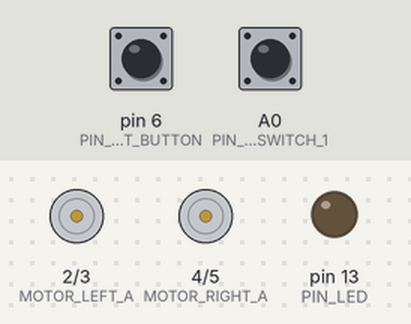
Bench run of a sketch on a simulated Arduino Uno, built with avr-gcc and run on an emulated ATmega328P. On the bench: motor-driver pin pairs drawn as motors (green arrow = first pin HIGH = forward, orange = second pin HIGH = backward, longer = more drive), output pins drawn as LEDs (lit = HIGH). The test bench sets the inputs (shaded band); at power-on: pin 6 (PIN_START_BUTTON) LOW, A0 (PIN_DIP_SWITCH_1) HIGH. What the sketch prints to the serial monitor is not drawn.

Above: at 1.2 s.
1.3 s: pin 6 (PIN_START_BUTTON) pulled HIGH for 0.15 s
At 1.37 s:
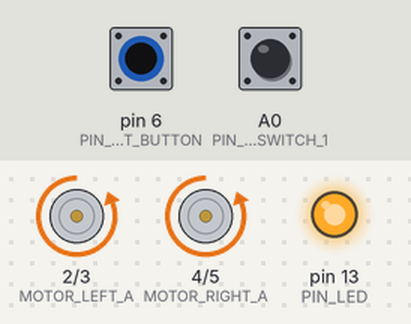
2.9 s: pin 6 (PIN_START_BUTTON) pulled HIGH for 3.2 s
At 6.8 s:
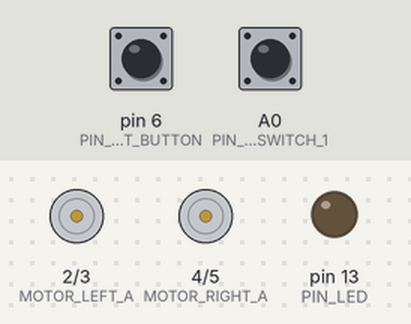
Timing chart, 0 to 8.3 s (numbered marks = the images above; inputs shaded):
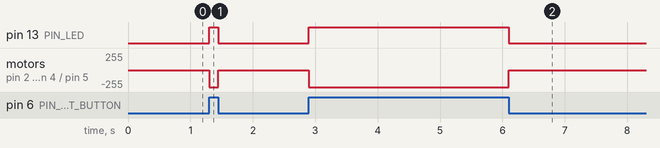

Measured:
- after the input at 1.3 s, pin 13 (PIN_LED): LOW → HIGH at once, → LOW 0.15 s later; motor on pin 2 (MOTOR_LEFT_A) / pin 3 (MOTOR_LEFT_B), motor on pin 4 (MOTOR_RIGHT_A) / pin 5 (MOTOR_RIGHT_B): stopped → backward 255/255 at once, → stopped 0.15 s later
- after the input at 2.9 s, pin 13 (PIN_LED): LOW → HIGH at once, → LOW 3.2 s later; motor on pin 2 (MOTOR_LEFT_A) / pin 3 (MOTOR_LEFT_B), motor on pin 4 (MOTOR_RIGHT_A) / pin 5 (MOTOR_RIGHT_B): stopped → backward 255/255 at once, → stopped 3.2 s later

The sketch:

sumo-mini.ino
```cpp
/**
 * @brief: Firmware developed for the Robot Sumo Auto named "Lauchita". It finds it's enemy using a PID controller.
 * @author : Lucas Cortes.
 * @date: 19/12/2019
 */


#define NONE 0
#define INFO 1
#define SERIAL INFO
#define DEBUG INFO

#define MOTOR_LEFT_A 2
#define MOTOR_LEFT_B 3

#define MOTOR_RIGHT_A 4
#define MOTOR_RIGHT_B 5


#define PIN_SENSOR_LEFT 7
#define PIN_SENSOR_FRONT 8
#define PIN_SENSOR_RIGHT 9


#define PIN_START_BUTTON 6
#define PIN_DIP_SWITCH_1 A0
#define PIN_DIP_SWITCH_2 A1

#define TIME_SURVIVE_1 120


/**
 * @brief : defines the maximum power given to the motors.
 */
#define POWER_MAX 255


/**
 * @brief : PID controller constants.
 */
#define KP 0.15 //0.064
#define KI 0.0008
#define KD 0.016

/**
 * @brief: Reference to follow with the PID controller.
 */
#define REF 2000


#define PIN_LED 13


double enemy_sensor_left = 0;
double enemy_sensor_front = 0;
double enemy_sensor_right = 0;

double actuation = 0;
double error_prev = 0;
double error = 0;
double error_int = 0;
double error_dev = 0;
double measure = 0;
double ref = REF;


int tactic = 0;


void setup(){

     pinMode(MOTOR_LEFT_A, OUTPUT);
     pinMode(MOTOR_LEFT_B, OUTPUT);
     pinMode(MOTOR_RIGHT_A, OUTPUT);
     pinMode(MOTOR_RIGHT_B, OUTPUT);


    #if SERIAL > NONE
        Serial.begin(115200);
        Serial.println("Init Sumo Robot - CoR 2019");
    #endif

    pinMode(PIN_SENSOR_LEFT, INPUT_PULLUP);
    pinMode(PIN_SENSOR_FRONT, INPUT_PULLUP);
    pinMode(PIN_SENSOR_RIGHT, INPUT_PULLUP);


    pinMode(PIN_LED, OUTPUT);
    //digitalWrite(PIN_LED, LOW);

    pinMode(PIN_DIP_SWITCH_1, INPUT_PULLUP);
    pinMode(PIN_DIP_SWITCH_2, INPUT_PULLUP);
    tactic = digitalRead(PIN_DIP_SWITCH_1);

    #if SERIAL > NONE
        Serial.println("Wait for Button Start ...");
    #endif


    #if SERIAL > NONE
        Serial.println("Fight!!!");
    #endif

}


void loop(){

    while(digitalRead(PIN_START_BUTTON)){
        digitalWrite(PIN_LED, HIGH);
        /*
        if(measureEnemy()){
            if(searchPID()){
                fight();
            }
        }
        */

        digitalWrite(MOTOR_LEFT_A, LOW);
        digitalWrite(MOTOR_LEFT_B, HIGH);
        digitalWrite(MOTOR_RIGHT_A, LOW);
        digitalWrite(MOTOR_RIGHT_B, HIGH);

    }

    digitalWrite(MOTOR_LEFT_A, LOW);
    digitalWrite(MOTOR_LEFT_B, LOW);
    digitalWrite(MOTOR_RIGHT_A, LOW);
    digitalWrite(MOTOR_RIGHT_B, LOW);
    digitalWrite(PIN_LED, LOW);

}
```

FightTactics.ino
```cpp
/**
 * @function
 */


bool searchPID(){
    measure = ((enemy_sensor_left + enemy_sensor_front + enemy_sensor_right) == 0)?(measure):(enemy_sensor_left*1000 + enemy_sensor_front*2000 + enemy_sensor_right*3000)/(enemy_sensor_left + enemy_sensor_front + enemy_sensor_right);
    #if DEBUG > NONE
        Serial.print("\n>>> LOG: measure:\t");
        Serial.println(measure);
    #endif
        error = ref - measure;
    #if DEBUG > NONE
        Serial.print("\n>>> LOG: error:\t");
        Serial.println(error);
    #endif
        error_int += (actuation >= POWER_MAX)?(0):(error);
    #if DEBUG > NONE
        Serial.print("\n>>> LOG: error int:\t");
        Serial.println(error_int);
    #endif
        error_dev = error - error_prev;
    #if DEBUG > NONE
        Serial.print("\n>>> LOG: error_dev:\t");
        Serial.println(error_dev);
    #endif
        error_prev = error;
    #if DEBUG > NONE
        Serial.print("\n>>> LOG: error_prev:\t");
        Serial.println(error_prev);
    #endif
        actuation = (error*KP + error_int*KI + error_dev*KD);
        actuation = (actuation >= POWER_MAX)?(POWER_MAX):(actuation <= -POWER_MAX)?(-POWER_MAX):(actuation);
    #if DEBUG > NONE
        Serial.print("\n>>> LOG: actuation:\t");
        Serial.println(actuation);
    #endif
        if(abs(actuation) > 50){
            digitalWrite(MOTOR_LEFT_A, 0);
            digitalWrite(MOTOR_LEFT_B, actuation);
            digitalWrite(MOTOR_RIGHT_A, 0);
            digitalWrite(MOTOR_RIGHT_B, actuation);

        }
    return ( (enemy_sensor_front == 1) && (abs(actuation) < 50) );
}


void fight(){
    switch(tactic){
        case 1 : {
            fight1();
        break;
        }
        default : {
            fight1();
        break;
        }
    }
    return;
}

void fight1(){

    pinMode(MOTOR_LEFT_A, OUTPUT);
    pinMode(MOTOR_LEFT_B, OUTPUT);
    pinMode(MOTOR_RIGHT_A, OUTPUT);
    pinMode(MOTOR_RIGHT_B, OUTPUT);
    /*
    unsigned long next = millis() + 10000;
    actuation = 0;
    #if DEBUG > 0
        Serial.print("\n>>> LOG : millis : ");
        Serial.println(millis());
        Serial.print("\n>>> LOG : next : ");
        Serial.println(next);
    #endif

    if(actuation < POWER_MAX){
        while(millis() < next){
            actuation = (actuation >= POWER_MAX)?(POWER_MAX):(actuation+10);
            ST.motor(1, actuation);
            ST.motor(2, actuation);
            delay(20);
            if(measureLine()){
                survive();
                break;
            }
        }
    }
    else{
        ST.motor(1, POWER_MAX);
        ST.motor(2, POWER_MAX);
    }
    */
    return;
}
```

MeasureTactics.ino
```cpp
/**
 * @function measureLine : Lee los sensores de línea y determina si se está detectando un fondo blanco
 * @param : none
 * @return : retorna 0 si no se detecta una línea, 1 en caso contrario
 */


bool measureEnemy(){
    enemy_sensor_left = !digitalRead(PIN_SENSOR_LEFT);
    enemy_sensor_front = !digitalRead(PIN_SENSOR_FRONT);
    enemy_sensor_right = !digitalRead(PIN_SENSOR_RIGHT);

    #if DEBUG > NONE
        Serial.print("\n>>> LOG: mediciones de enemigo: \t");
        Serial.print(enemy_sensor_left);
        Serial.print("\t");
        Serial.print(enemy_sensor_front);
        Serial.print("\t");
        Serial.print(enemy_sensor_right);
    #endif

    return (enemy_sensor_left) || (enemy_sensor_front) || (enemy_sensor_right);
}
```
